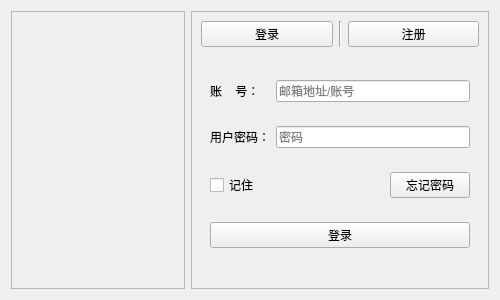
<?xml version="1.0" encoding="UTF-8"?>
<ui version="4.0">
 <class>LoginRegister</class>
 <widget class="QWidget" name="LoginRegister">
  <property name="geometry">
   <rect>
    <x>0</x>
    <y>0</y>
    <width>500</width>
    <height>300</height>
   </rect>
  </property>
  <property name="minimumSize">
   <size>
    <width>450</width>
    <height>300</height>
   </size>
  </property>
  <property name="maximumSize">
   <size>
    <width>500</width>
    <height>300</height>
   </size>
  </property>
  <property name="windowTitle">
   <string>登录与注册</string>
  </property>
  <property name="windowIcon">
   <iconset resource="../static/resources.qrc">
    <normaloff>:/home/images/testing_x48.ico</normaloff>:/home/images/testing_x48.ico</iconset>
  </property>
  <layout class="QGridLayout" name="gridLayout">
   <item row="0" column="0">
    <widget class="QFrame" name="frameBg">
     <property name="maximumSize">
      <size>
       <width>230</width>
       <height>16777215</height>
      </size>
     </property>
     <property name="frameShape">
      <enum>QFrame::StyledPanel</enum>
     </property>
     <property name="frameShadow">
      <enum>QFrame::Raised</enum>
     </property>
     <layout class="QGridLayout" name="gridLayout_2">
      <item row="0" column="0">
       <widget class="QLabel" name="label_3">
        <property name="text">
         <string/>
        </property>
        <property name="pixmap">
         <pixmap resource="../static/resources.qrc">:/home/images/testing_x256.png</pixmap>
        </property>
        <property name="alignment">
         <set>Qt::AlignCenter</set>
        </property>
       </widget>
      </item>
     </layout>
    </widget>
   </item>
   <item row="0" column="1">
    <widget class="QFrame" name="frameLoginRegister">
     <property name="frameShape">
      <enum>QFrame::StyledPanel</enum>
     </property>
     <property name="frameShadow">
      <enum>QFrame::Raised</enum>
     </property>
     <layout class="QGridLayout" name="gridLayout_3">
      <item row="0" column="2">
       <widget class="QPushButton" name="pushButton_2">
        <property name="text">
         <string>注册</string>
        </property>
       </widget>
      </item>
      <item row="0" column="1">
       <widget class="Line" name="line">
        <property name="orientation">
         <enum>Qt::Vertical</enum>
        </property>
       </widget>
      </item>
      <item row="0" column="0">
       <widget class="QPushButton" name="pushButton">
        <property name="text">
         <string>登录</string>
        </property>
       </widget>
      </item>
      <item row="1" column="0" colspan="3">
       <widget class="QStackedWidget" name="stackedWidget">
        <property name="currentIndex">
         <number>0</number>
        </property>
        <widget class="QWidget" name="page">
         <layout class="QGridLayout" name="gridLayout_4">
          <item row="0" column="0">
           <widget class="QLabel" name="label">
            <property name="text">
             <string>账    号：</string>
            </property>
           </widget>
          </item>
          <item row="0" column="1" colspan="2">
           <widget class="QLineEdit" name="lineEditUsername">
            <property name="placeholderText">
             <string>邮箱地址/账号</string>
            </property>
           </widget>
          </item>
          <item row="1" column="0">
           <widget class="QLabel" name="label_2">
            <property name="text">
             <string>用户密码：</string>
            </property>
           </widget>
          </item>
          <item row="1" column="1" colspan="2">
           <widget class="QLineEdit" name="lineEditPassword">
            <property name="echoMode">
             <enum>QLineEdit::Password</enum>
            </property>
            <property name="placeholderText">
             <string>密码</string>
            </property>
           </widget>
          </item>
          <item row="2" column="0">
           <widget class="QCheckBox" name="checkBox">
            <property name="text">
             <string>记住</string>
            </property>
           </widget>
          </item>
          <item row="2" column="1">
           <spacer name="horizontalSpacer">
            <property name="orientation">
             <enum>Qt::Horizontal</enum>
            </property>
            <property name="sizeHint" stdset="0">
             <size>
              <width>58</width>
              <height>20</height>
             </size>
            </property>
           </spacer>
          </item>
          <item row="2" column="2">
           <widget class="QPushButton" name="pushButtonForget">
            <property name="text">
             <string>忘记密码</string>
            </property>
           </widget>
          </item>
          <item row="3" column="0" colspan="3">
           <widget class="QPushButton" name="pushButtonLogin">
            <property name="text">
             <string>登录</string>
            </property>
           </widget>
          </item>
         </layout>
        </widget>
        <widget class="QWidget" name="page_2">
         <layout class="QGridLayout" name="gridLayout_5">
          <item row="0" column="0">
           <widget class="QLabel" name="label_4">
            <property name="text">
             <string>账    号：</string>
            </property>
           </widget>
          </item>
          <item row="0" column="1" colspan="2">
           <widget class="QLineEdit" name="lineEdit">
            <property name="placeholderText">
             <string>用户账号</string>
            </property>
           </widget>
          </item>
          <item row="1" column="0">
           <widget class="QLabel" name="label_5">
            <property name="text">
             <string>邮    箱：</string>
            </property>
           </widget>
          </item>
          <item row="1" column="1" colspan="2">
           <widget class="QLineEdit" name="lineEdit_2">
            <property name="placeholderText">
             <string>邮箱地址</string>
            </property>
           </widget>
          </item>
          <item row="2" column="0">
           <widget class="QLabel" name="label_6">
            <property name="text">
             <string>用户密码：</string>
            </property>
           </widget>
          </item>
          <item row="2" column="1" colspan="2">
           <widget class="QLineEdit" name="lineEdit_3">
            <property name="echoMode">
             <enum>QLineEdit::Password</enum>
            </property>
            <property name="placeholderText">
             <string>密码</string>
            </property>
           </widget>
          </item>
          <item row="3" column="0">
           <widget class="QLabel" name="label_7">
            <property name="text">
             <string>确认密码：</string>
            </property>
           </widget>
          </item>
          <item row="3" column="1" colspan="2">
           <widget class="QLineEdit" name="lineEdit_4">
            <property name="echoMode">
             <enum>QLineEdit::Password</enum>
            </property>
            <property name="placeholderText">
             <string>确认密码</string>
            </property>
           </widget>
          </item>
          <item row="4" column="0">
           <widget class="QLabel" name="label_8">
            <property name="text">
             <string>验 证 码：</string>
            </property>
           </widget>
          </item>
          <item row="4" column="1">
           <widget class="QLineEdit" name="lineEdit_5">
            <property name="placeholderText">
             <string>邮箱验证码</string>
            </property>
           </widget>
          </item>
          <item row="4" column="2">
           <widget class="QPushButton" name="pushButtonSend">
            <property name="minimumSize">
             <size>
              <width>65</width>
              <height>0</height>
             </size>
            </property>
            <property name="text">
             <string>发送</string>
            </property>
           </widget>
          </item>
          <item row="5" column="0" colspan="3">
           <widget class="QLabel" name="label_9">
            <property name="maximumSize">
             <size>
              <width>16777215</width>
              <height>13</height>
             </size>
            </property>
            <property name="text">
             <string/>
            </property>
           </widget>
          </item>
          <item row="6" column="0" colspan="3">
           <widget class="QCheckBox" name="checkBox_2">
            <property name="text">
             <string>注册后直接登录</string>
            </property>
           </widget>
          </item>
          <item row="7" column="0" colspan="3">
           <widget class="QPushButton" name="pushButtonRegister">
            <property name="text">
             <string>注册</string>
            </property>
           </widget>
          </item>
         </layout>
        </widget>
        <widget class="QWidget" name="page_3">
         <layout class="QGridLayout" name="gridLayout_6">
          <item row="0" column="0">
           <widget class="QLabel" name="label_10">
            <property name="text">
             <string>邮箱地址：</string>
            </property>
           </widget>
          </item>
          <item row="0" column="1" colspan="2">
           <widget class="QLineEdit" name="lineEdit_6">
            <property name="placeholderText">
             <string>邮箱地址</string>
            </property>
           </widget>
          </item>
          <item row="1" column="0">
           <widget class="QLabel" name="label_11">
            <property name="text">
             <string>新 密 码：</string>
            </property>
           </widget>
          </item>
          <item row="1" column="1" colspan="2">
           <widget class="QLineEdit" name="lineEdit_7">
            <property name="echoMode">
             <enum>QLineEdit::Password</enum>
            </property>
            <property name="placeholderText">
             <string>密码</string>
            </property>
           </widget>
          </item>
          <item row="2" column="0">
           <widget class="QLabel" name="label_12">
            <property name="text">
             <string>确认密码：</string>
            </property>
           </widget>
          </item>
          <item row="2" column="1" colspan="2">
           <widget class="QLineEdit" name="lineEdit_8">
            <property name="echoMode">
             <enum>QLineEdit::Password</enum>
            </property>
            <property name="placeholderText">
             <string>确认密码</string>
            </property>
           </widget>
          </item>
          <item row="3" column="0">
           <widget class="QLabel" name="label_13">
            <property name="text">
             <string>验 证 码：</string>
            </property>
           </widget>
          </item>
          <item row="3" column="1">
           <widget class="QLineEdit" name="lineEdit_9">
            <property name="placeholderText">
             <string>邮箱验证码</string>
            </property>
           </widget>
          </item>
          <item row="3" column="2">
           <widget class="QPushButton" name="pushButtonSend2">
            <property name="minimumSize">
             <size>
              <width>65</width>
              <height>0</height>
             </size>
            </property>
            <property name="text">
             <string>发送</string>
            </property>
           </widget>
          </item>
          <item row="4" column="0" colspan="3">
           <widget class="QLabel" name="label_14">
            <property name="maximumSize">
             <size>
              <width>16777215</width>
              <height>13</height>
             </size>
            </property>
            <property name="text">
             <string/>
            </property>
           </widget>
          </item>
          <item row="5" column="0" colspan="3">
           <widget class="QCheckBox" name="checkBox_3">
            <property name="text">
             <string>找回密码后直接登录</string>
            </property>
           </widget>
          </item>
          <item row="6" column="0" colspan="3">
           <widget class="QPushButton" name="pushButtonForgetOk">
            <property name="text">
             <string>确认</string>
            </property>
           </widget>
          </item>
         </layout>
        </widget>
       </widget>
      </item>
     </layout>
    </widget>
   </item>
  </layout>
 </widget>
 <resources>
  <include location="../static/resources.qrc"/>
 </resources>
 <connections/>
</ui>
